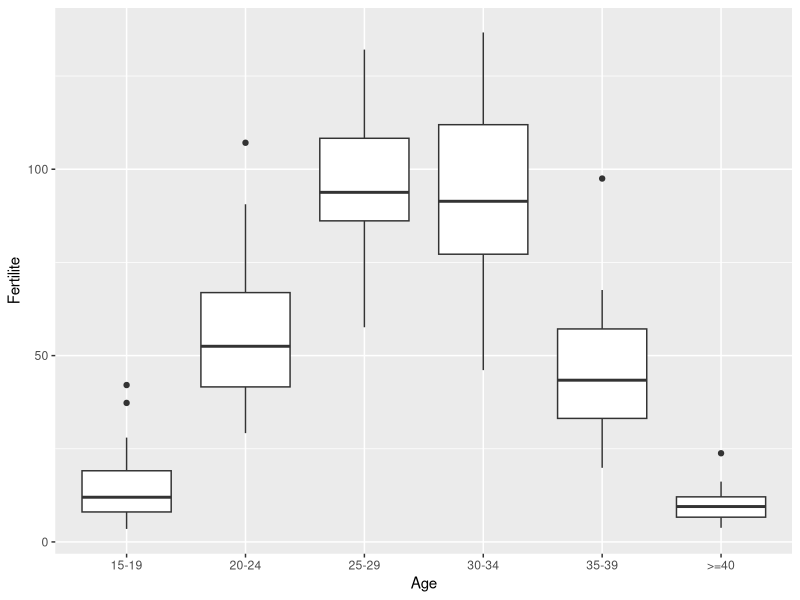
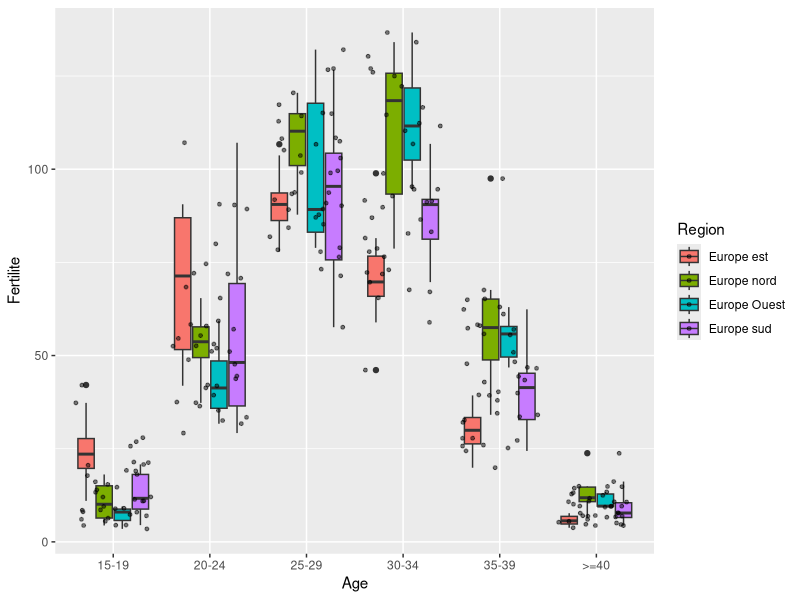
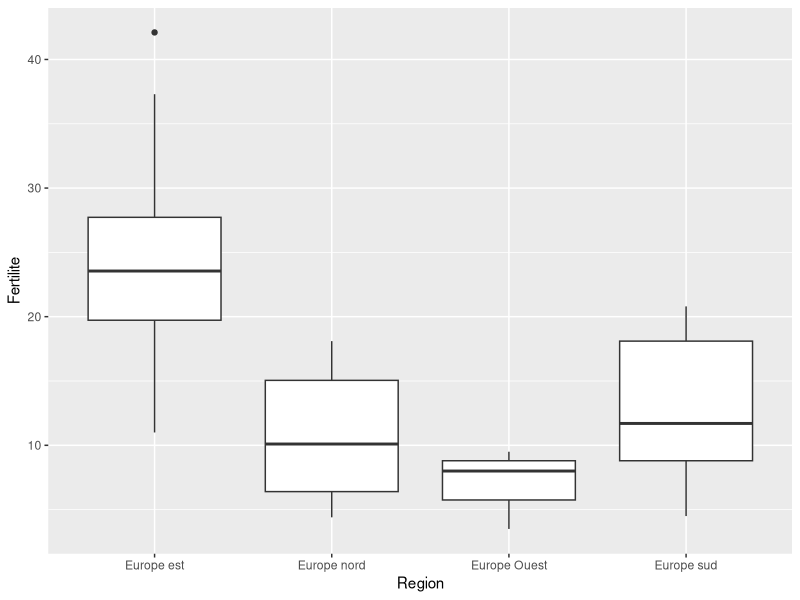
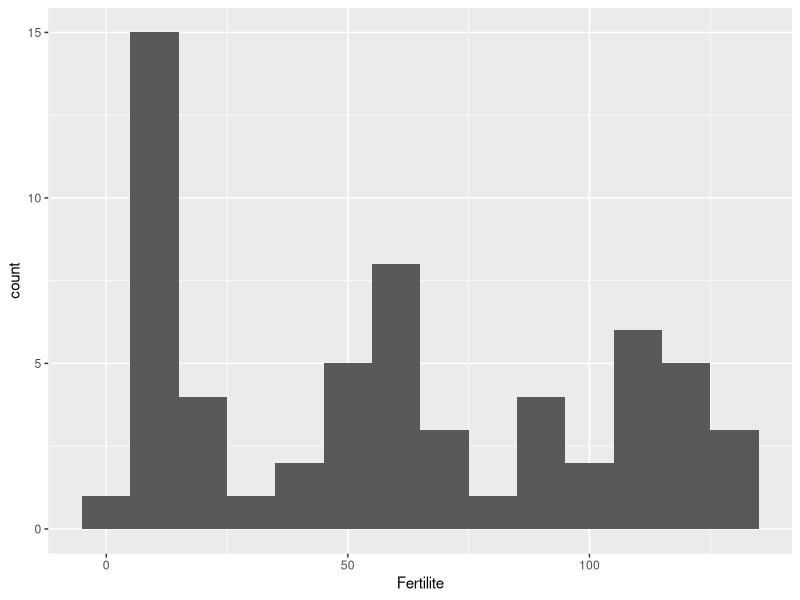
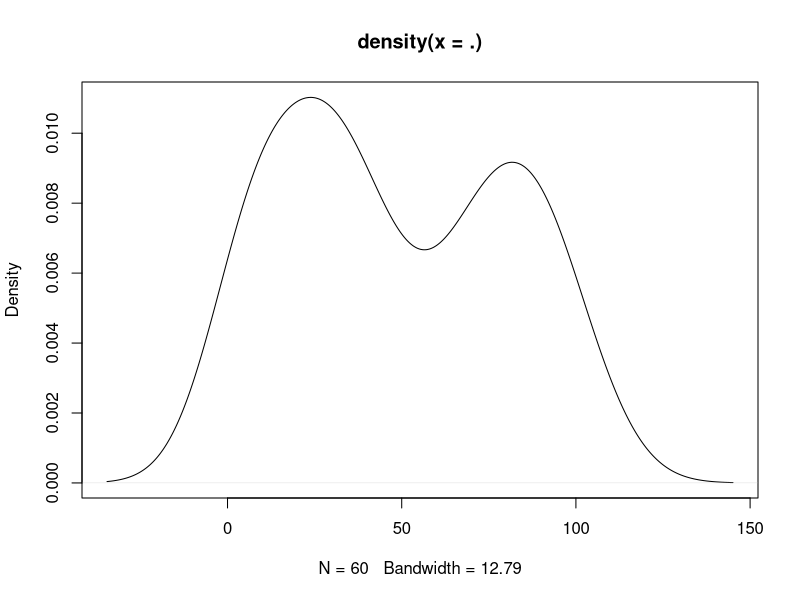

Reproduce these figures in R, in order.
## ---- chunk 1
knitr::opts_chunk$set(
  cache = TRUE,
  echo  = TRUE,
  rows.print = 5)
## ---- chunk 2
library(tidyverse)
## ---- chunk 3
## base R
fertility <- read.csv("data/fertility.csv", row.names = 1, header = TRUE) %>% as_tibble()
## readr
fertility <- read_csv("data/fertility.csv") %>% select(-id)
## ---- chunk 4
fertility %>% head() %>% knitr::kable()
## ---- chunk 5
fertility %>% tibble::glimpse()
## ---- chunk 6
fertility %>% summary()
## ---- chunk 7
fertility %>% 
  group_by(Region) %>% 
  summarise(
    `fertility min `     = min(Fertilite),
    `smallest (Country)` = Pays[which.min(Fertilite)],
    `smallest (Age)`     = Age[which.min(Fertilite)],
    `fertility max `     = max(Fertilite),
    `highest (Country)`  = Pays[which.max(Fertilite)],
    `highest (Age)`      = Age[which.max(Fertilite)])
## ---- chunk 8
fertility %>% 
  mutate(Age = fct_relevel(Age, c("15-19", "20-24", "25-29", "30-34", "35-39", ">=40"))) %>%  
  ggplot() + aes(x = Age, y = Fertilite) + geom_boxplot()
## ---- chunk 9
fertility %>% 
  mutate(Age = fct_relevel(Age, c("15-19", "20-24", "25-29", "30-34", "35-39", ">=40"))) %>%  
  ggplot() + aes(x = Age, y = Fertilite, fill = Region) + geom_boxplot() + geom_jitter(alpha = 0.5, size = 1)
## ---- chunk 10
fertility %>% 
  filter(Age == "15-19") %>% 
  group_by(Region) %>% 
  ggplot() + aes(x = Region, y = Fertilite) + geom_boxplot()
## ---- chunk 11
filter(fertility, str_detect(Pays, "^A"))
## ---- chunk 12
fertility %>% 
  filter(Region == 'Europe nord') %>% 
  ggplot() + aes(x = Fertilite) + geom_histogram(binwidth = 10)
## ---- chunk 13
fertility %>% 
  filter(Region == 'Europe est') %>% pull(Fertilite) %>% 
  density() %>% plot()
